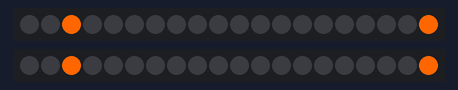
A sketch run on a simulated Arduino Uno, built with avr-gcc and run on an emulated ATmega328P. Shown: 2 × 20 RGB LEDs in strip order, left to right.

Above: at 0.46 s.
At 5.65 s:
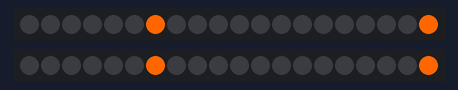
At 10.08 s:
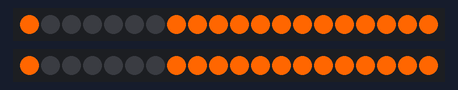
At 20.07 s:
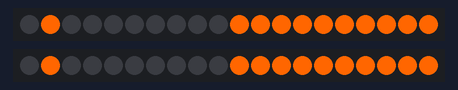
At 29.76 s:
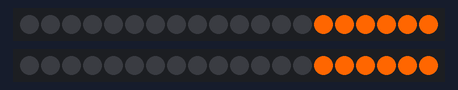
At 39.75 s:
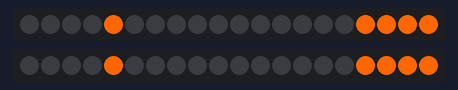

The sketch:

load_in.ino
```cpp
#include <FastLED.h>

#define LED_PIN1 7
#define LED_PIN2 4

#define NUM_LEDS 20

CRGB leds1[NUM_LEDS];
CRGB leds2[NUM_LEDS];

void setup() {
  FastLED.addLeds<WS2812, LED_PIN1, GRB>(leds1, NUM_LEDS);
  FastLED.addLeds<WS2812, LED_PIN2, GRB>(leds2, NUM_LEDS);
}

void loop(){

  sequential();
}

void sequential(){

  fill_solid(leds1, NUM_LEDS, CRGB(0,0,0));
  fill_solid(leds2, NUM_LEDS, CRGB(0,0,0));
  FastLED.show();
    delay(40);
  for(int i=19;i>=0;i--){
    for(int j=0;j<i;j++){
    leds1[j] = CRGB(255,102,0);
    leds2[j] = CRGB(255,102,0);
    FastLED.show();
    delay(10);
    leds1[j] = CRGB(0,0,0);
    leds2[j] = CRGB(0,0,0);
    }
    leds1[i] = CRGB(255,102,0);
    leds2[i] = CRGB(255,102,0);
    FastLED.show();
    delay(10);
  }
  delay(40);

}
```
